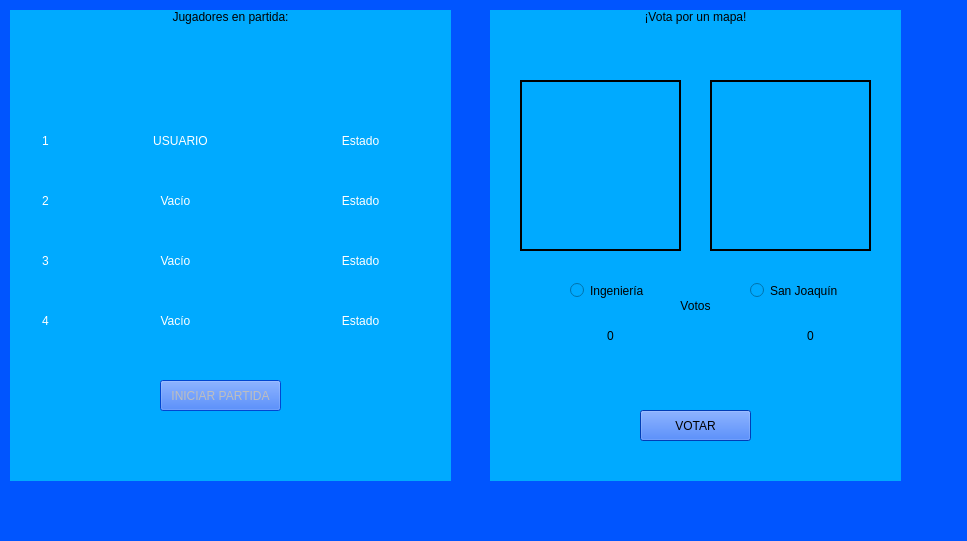
<?xml version="1.0" encoding="UTF-8"?>
<ui version="4.0">
 <class>MainWindow</class>
 <widget class="QMainWindow" name="MainWindow">
  <property name="geometry">
   <rect>
    <x>0</x>
    <y>0</y>
    <width>967</width>
    <height>541</height>
   </rect>
  </property>
  <property name="windowTitle">
   <string>Sala de Espera</string>
  </property>
  <property name="windowIcon">
   <iconset>
    <normaloff>../sprites/Logo/Logo_transparente.png</normaloff>../sprites/Logo/Logo_transparente.png</iconset>
  </property>
  <property name="styleSheet">
   <string notr="true">background-color: rgb(0, 85, 255);</string>
  </property>
  <widget class="QWidget" name="centralwidget">
   <widget class="QLabel" name="label">
    <property name="enabled">
     <bool>true</bool>
    </property>
    <property name="geometry">
     <rect>
      <x>10</x>
      <y>10</y>
      <width>441</width>
      <height>471</height>
     </rect>
    </property>
    <property name="styleSheet">
     <string notr="true">background-color: rgb(0, 170, 255);
font: 75 25pt &quot;Arial&quot;;
</string>
    </property>
    <property name="text">
     <string>Jugadores en partida:</string>
    </property>
    <property name="alignment">
     <set>Qt::AlignHCenter|Qt::AlignTop</set>
    </property>
   </widget>
   <widget class="QLabel" name="label_2">
    <property name="geometry">
     <rect>
      <x>490</x>
      <y>10</y>
      <width>411</width>
      <height>471</height>
     </rect>
    </property>
    <property name="styleSheet">
     <string notr="true">background-color: rgb(0, 170, 255);
font: 75 25pt &quot;Arial&quot;;


</string>
    </property>
    <property name="text">
     <string>¡Vota por un mapa!</string>
    </property>
    <property name="alignment">
     <set>Qt::AlignHCenter|Qt::AlignTop</set>
    </property>
   </widget>
   <widget class="QLabel" name="label_3">
    <property name="geometry">
     <rect>
      <x>520</x>
      <y>80</y>
      <width>161</width>
      <height>171</height>
     </rect>
    </property>
    <property name="styleSheet">
     <string notr="true">background-color: rgb(0, 170, 255);
font: 75 25pt &quot;Times New Roman&quot;;
color: rgb(255, 255, 255);
border-width: 2px;
border-color: black;
border-style: solid;
</string>
    </property>
    <property name="text">
     <string/>
    </property>
    <property name="pixmap">
     <pixmap>../sprites/Mapas/Mapa ING.png</pixmap>
    </property>
    <property name="scaledContents">
     <bool>true</bool>
    </property>
   </widget>
   <widget class="QLabel" name="label_4">
    <property name="geometry">
     <rect>
      <x>710</x>
      <y>80</y>
      <width>161</width>
      <height>171</height>
     </rect>
    </property>
    <property name="styleSheet">
     <string notr="true">background-color: rgb(0, 170, 255);
font: 75 25pt &quot;Times New Roman&quot;;
color: rgb(255, 255, 255);
border-width: 2px;
border-color: black;
border-style: solid;
</string>
    </property>
    <property name="text">
     <string/>
    </property>
    <property name="pixmap">
     <pixmap>../sprites/Mapas/Mapa SJ.png</pixmap>
    </property>
    <property name="scaledContents">
     <bool>true</bool>
    </property>
   </widget>
   <widget class="QLabel" name="label_5">
    <property name="geometry">
     <rect>
      <x>520</x>
      <y>280</y>
      <width>351</width>
      <height>51</height>
     </rect>
    </property>
    <property name="styleSheet">
     <string notr="true">background-color: rgb(0, 170, 255);

</string>
    </property>
    <property name="text">
     <string>Votos</string>
    </property>
    <property name="alignment">
     <set>Qt::AlignCenter</set>
    </property>
   </widget>
   <widget class="QLabel" name="votos_ing">
    <property name="geometry">
     <rect>
      <x>550</x>
      <y>310</y>
      <width>121</width>
      <height>51</height>
     </rect>
    </property>
    <property name="styleSheet">
     <string notr="true">background-color: rgb(0, 170, 255);

</string>
    </property>
    <property name="text">
     <string>0</string>
    </property>
    <property name="alignment">
     <set>Qt::AlignCenter</set>
    </property>
   </widget>
   <widget class="QLabel" name="votos_sj">
    <property name="geometry">
     <rect>
      <x>750</x>
      <y>310</y>
      <width>121</width>
      <height>51</height>
     </rect>
    </property>
    <property name="styleSheet">
     <string notr="true">background-color: rgb(0, 170, 255);
</string>
    </property>
    <property name="text">
     <string>0</string>
    </property>
    <property name="alignment">
     <set>Qt::AlignCenter</set>
    </property>
   </widget>
   <widget class="QPushButton" name="boton_votar">
    <property name="geometry">
     <rect>
      <x>640</x>
      <y>410</y>
      <width>111</width>
      <height>31</height>
     </rect>
    </property>
    <property name="cursor">
     <cursorShape>PointingHandCursor</cursorShape>
    </property>
    <property name="styleSheet">
     <string notr="true"/>
    </property>
    <property name="text">
     <string>VOTAR</string>
    </property>
   </widget>
   <widget class="QLabel" name="nombre_1">
    <property name="geometry">
     <rect>
      <x>70</x>
      <y>120</y>
      <width>221</width>
      <height>41</height>
     </rect>
    </property>
    <property name="styleSheet">
     <string notr="true">background-color: rgb(0, 170, 255);
font: 75 15pt &quot;Times New Roman&quot;;
color: rgb(255, 255, 255);
</string>
    </property>
    <property name="text">
     <string>USUARIO</string>
    </property>
    <property name="alignment">
     <set>Qt::AlignCenter</set>
    </property>
   </widget>
   <widget class="QLabel" name="label_7">
    <property name="geometry">
     <rect>
      <x>30</x>
      <y>120</y>
      <width>31</width>
      <height>41</height>
     </rect>
    </property>
    <property name="styleSheet">
     <string notr="true">background-color: rgb(0, 170, 255);
font: 75 25pt &quot;Times New Roman&quot;;
color: rgb(255, 255, 255);
</string>
    </property>
    <property name="text">
     <string>1</string>
    </property>
    <property name="alignment">
     <set>Qt::AlignCenter</set>
    </property>
   </widget>
   <widget class="QLabel" name="nombre_2">
    <property name="geometry">
     <rect>
      <x>70</x>
      <y>180</y>
      <width>211</width>
      <height>41</height>
     </rect>
    </property>
    <property name="styleSheet">
     <string notr="true">background-color: rgb(0, 170, 255);
font: 75 25pt &quot;Times New Roman&quot;;
color: rgb(255, 255, 255);
</string>
    </property>
    <property name="text">
     <string>Vacío</string>
    </property>
    <property name="alignment">
     <set>Qt::AlignCenter</set>
    </property>
   </widget>
   <widget class="QLabel" name="label_8">
    <property name="geometry">
     <rect>
      <x>30</x>
      <y>180</y>
      <width>31</width>
      <height>41</height>
     </rect>
    </property>
    <property name="styleSheet">
     <string notr="true">background-color: rgb(0, 170, 255);
font: 75 25pt &quot;Times New Roman&quot;;
color: rgb(255, 255, 255);
</string>
    </property>
    <property name="text">
     <string>2</string>
    </property>
    <property name="alignment">
     <set>Qt::AlignCenter</set>
    </property>
   </widget>
   <widget class="QLabel" name="nombre_3">
    <property name="geometry">
     <rect>
      <x>70</x>
      <y>240</y>
      <width>211</width>
      <height>41</height>
     </rect>
    </property>
    <property name="styleSheet">
     <string notr="true">background-color: rgb(0, 170, 255);
font: 75 25pt &quot;Times New Roman&quot;;
color: rgb(255, 255, 255);
</string>
    </property>
    <property name="text">
     <string>Vacío</string>
    </property>
    <property name="alignment">
     <set>Qt::AlignCenter</set>
    </property>
   </widget>
   <widget class="QLabel" name="label_9">
    <property name="geometry">
     <rect>
      <x>30</x>
      <y>240</y>
      <width>31</width>
      <height>41</height>
     </rect>
    </property>
    <property name="styleSheet">
     <string notr="true">background-color: rgb(0, 170, 255);
font: 75 25pt &quot;Times New Roman&quot;;
color: rgb(255, 255, 255);
</string>
    </property>
    <property name="text">
     <string>3</string>
    </property>
    <property name="alignment">
     <set>Qt::AlignCenter</set>
    </property>
   </widget>
   <widget class="QLabel" name="nombre_4">
    <property name="geometry">
     <rect>
      <x>70</x>
      <y>300</y>
      <width>211</width>
      <height>41</height>
     </rect>
    </property>
    <property name="styleSheet">
     <string notr="true">background-color: rgb(0, 170, 255);
font: 75 25pt &quot;Times New Roman&quot;;
color: rgb(255, 255, 255);
</string>
    </property>
    <property name="text">
     <string>Vacío</string>
    </property>
    <property name="alignment">
     <set>Qt::AlignCenter</set>
    </property>
   </widget>
   <widget class="QLabel" name="label_10">
    <property name="geometry">
     <rect>
      <x>30</x>
      <y>300</y>
      <width>31</width>
      <height>41</height>
     </rect>
    </property>
    <property name="styleSheet">
     <string notr="true">background-color: rgb(0, 170, 255);
font: 75 25pt &quot;Times New Roman&quot;;
color: rgb(255, 255, 255);
</string>
    </property>
    <property name="text">
     <string>4</string>
    </property>
    <property name="alignment">
     <set>Qt::AlignCenter</set>
    </property>
   </widget>
   <widget class="QLabel" name="estado_2">
    <property name="geometry">
     <rect>
      <x>290</x>
      <y>180</y>
      <width>141</width>
      <height>41</height>
     </rect>
    </property>
    <property name="styleSheet">
     <string notr="true">background-color: rgb(0, 170, 255);
font: 75 25pt &quot;Times New Roman&quot;;
color: rgb(255, 255, 255);
</string>
    </property>
    <property name="text">
     <string>Estado</string>
    </property>
    <property name="alignment">
     <set>Qt::AlignCenter</set>
    </property>
   </widget>
   <widget class="QLabel" name="estado_1">
    <property name="geometry">
     <rect>
      <x>290</x>
      <y>120</y>
      <width>141</width>
      <height>41</height>
     </rect>
    </property>
    <property name="styleSheet">
     <string notr="true">background-color: rgb(0, 170, 255);
font: 75 25pt &quot;Times New Roman&quot;;
color: rgb(255, 255, 255);
</string>
    </property>
    <property name="text">
     <string>Estado</string>
    </property>
    <property name="alignment">
     <set>Qt::AlignCenter</set>
    </property>
   </widget>
   <widget class="QLabel" name="estado_3">
    <property name="geometry">
     <rect>
      <x>290</x>
      <y>240</y>
      <width>141</width>
      <height>41</height>
     </rect>
    </property>
    <property name="styleSheet">
     <string notr="true">background-color: rgb(0, 170, 255);
font: 75 25pt &quot;Times New Roman&quot;;
color: rgb(255, 255, 255);
</string>
    </property>
    <property name="text">
     <string>Estado</string>
    </property>
    <property name="alignment">
     <set>Qt::AlignCenter</set>
    </property>
   </widget>
   <widget class="QLabel" name="estado_4">
    <property name="geometry">
     <rect>
      <x>290</x>
      <y>300</y>
      <width>141</width>
      <height>41</height>
     </rect>
    </property>
    <property name="styleSheet">
     <string notr="true">background-color: rgb(0, 170, 255);
font: 75 25pt &quot;Times New Roman&quot;;
color: rgb(255, 255, 255);
</string>
    </property>
    <property name="text">
     <string>Estado</string>
    </property>
    <property name="alignment">
     <set>Qt::AlignCenter</set>
    </property>
   </widget>
   <widget class="QPushButton" name="boton_host">
    <property name="enabled">
     <bool>false</bool>
    </property>
    <property name="geometry">
     <rect>
      <x>160</x>
      <y>380</y>
      <width>121</width>
      <height>31</height>
     </rect>
    </property>
    <property name="cursor">
     <cursorShape>PointingHandCursor</cursorShape>
    </property>
    <property name="styleSheet">
     <string notr="true"/>
    </property>
    <property name="text">
     <string>INICIAR PARTIDA</string>
    </property>
   </widget>
   <widget class="QRadioButton" name="votar_ing">
    <property name="geometry">
     <rect>
      <x>570</x>
      <y>270</y>
      <width>81</width>
      <height>41</height>
     </rect>
    </property>
    <property name="cursor">
     <cursorShape>PointingHandCursor</cursorShape>
    </property>
    <property name="styleSheet">
     <string notr="true">background-color: rgb(0, 170, 255);

</string>
    </property>
    <property name="text">
     <string>Ingeniería</string>
    </property>
   </widget>
   <widget class="QRadioButton" name="votar_sj">
    <property name="geometry">
     <rect>
      <x>750</x>
      <y>270</y>
      <width>121</width>
      <height>41</height>
     </rect>
    </property>
    <property name="cursor">
     <cursorShape>PointingHandCursor</cursorShape>
    </property>
    <property name="styleSheet">
     <string notr="true">background-color: rgb(0, 170, 255);
</string>
    </property>
    <property name="text">
     <string>San Joaquín</string>
    </property>
   </widget>
  </widget>
  <widget class="QStatusBar" name="statusbar"/>
 </widget>
 <resources/>
 <connections/>
</ui>
